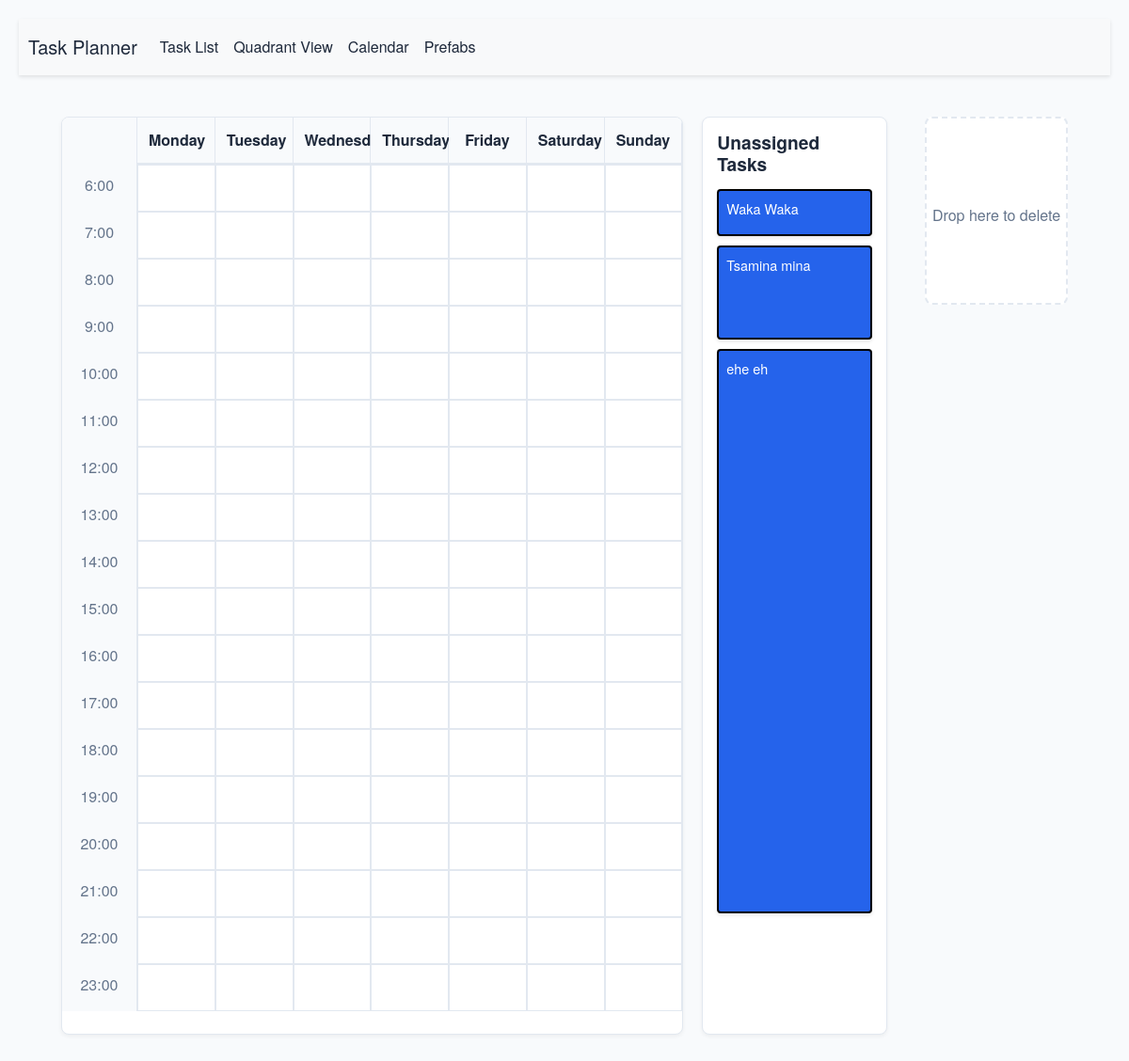
Page /calendar on the earlier database version.
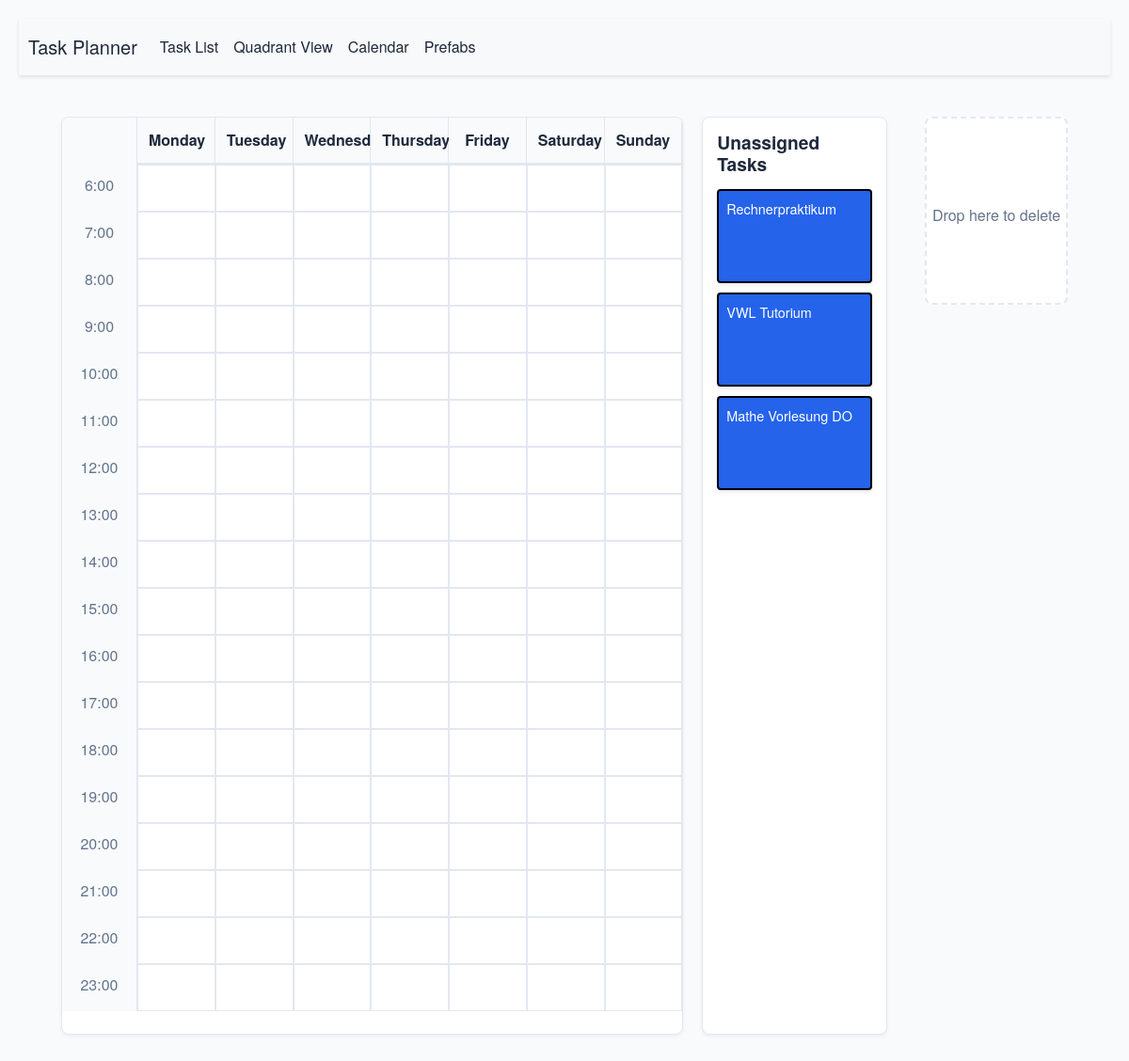
Same page on the later database version.
### app/models.py (models this page shows, shortened)
class Task(db.Model):
    __tablename__ = 'task'
    id = db.Column(db.Integer, primary_key=True)
    title = db.Column(db.String(100), nullable=False)
    description = db.Column(db.String(500))
    due_date = db.Column(db.DateTime, nullable=True)
    estimated_time = db.Column(db.Integer, default=1, nullable=False)
    priority = db.Column(db.Integer, CheckConstraint('priority BETWEEN 1 AND 5'), nullable=True)
    status = db.Column(db.Enum("to do", "doing", "done"), default="to do", nullable=False)
    reminder = db.Column(db.DateTime, nullable=True)
    created_at = db.Column(db.DateTime, default=datetime.utcnow)
    updated_at = db.Column(db.DateTime, onupdate=datetime.utcnow)
    quadrant = db.Column(db.String(50), nullable=True)
    calendar_date = db.Column(db.Date, nullable=True)
    start_time = db.Column(db.Time, nullable=True)
    duration_minutes = db.Column(db.Integer, nullable=True)
    assigned_day = db.Column(db.Integer, nullable=True)
    assigned_hour = db.Column(db.Integer, nullable=True)

### app/routes.py (the view)
@main.route('/calendar', methods=['GET'])
def calendar_view():
    tasks = Task.query.all()
    unassigned_tasks = Task.query.filter(Task.assigned_day.is_(None), Task.assigned_hour.is_(None)).all()
    return render_template('calendar.html', tasks=tasks, unassigned_tasks=unassigned_tasks)

### app/templates/calendar.html (shortened to what this page needs)
{% extends 'layout.html' %}
{% block main %}
<div class="calendar-container">
    <div class="calendar-grid" id="calendar-grid">
        <div class="header-row">
            <div class="time-slot-header"></div>
            {% for day in ["Monday", "Tuesday", "Wednesday", "Thursday", "Friday", "Saturday", "Sunday"] %}
            <div class="weekday-header" data-day="{{ loop.index0 }}">{{ day }}</div>
            {% endfor %}
        </div>
        {% for hour in range(6, 24) %}
        <div class="time-row">
            <div class="time-slot">{{ hour }}:00</div>
            {% for day in range(7) %}
            <div class="calendar-slot"
                 data-hour="{{ hour }}"
                 data-day="{{ day }}"
                 data-slot-index="{{ hour }}"
                 style="position: relative; min-height: 50px;">
            </div>
            {% endfor %}
        </div>
        {% endfor %}
    </div>
    <div class="task-list-container" id="task-list-container">
        <h4>Unassigned Tasks</h4>
        <div id="unassigned-tasks">
            {% for task in unassigned_tasks %}
            <div class="task-item"
                 draggable="true"
                 data-task-id="{{ task.id }}"
                 data-estimated-time="{{ (task.estimated_time or 1) * 50 }}"
                 data-slots-duration="{{ (task.estimated_time or 1)|int }}"
                 style="height: {{ (task.estimated_time or 1) * 50 }}px;">
                {{ task.title }}
            </div>
            {% endfor %}
        </div>
    </div>
</div>
{% endblock %}

### app/templates/layout.html (shortened to what this page needs)
<!DOCTYPE html>
<html lang="en">
<head>
    <link rel="stylesheet" href="https://maxcdn.bootstrapcdn.com/bootstrap/4.5.2/css/bootstrap.min.css">
    <link rel="stylesheet" href="{{ url_for('static', filename='css/styles.css') }}">
</head>
<body>
    <nav class="navbar navbar-expand-lg navbar-light bg-light">
        <a class="navbar-brand" href="{{ url_for('main.index') }}">Task Planner</a>
        <div class="collapse navbar-collapse" id="navbarNav">
            <ul class="navbar-nav">
                <li class="nav-item">
                    <a class="nav-link" href="{{ url_for('main.index') }}">Task List</a>
                </li>
                <li class="nav-item">
                    <a class="nav-link" href="{{ url_for('main.quadrant_view') }}">Quadrant View</a>
                </li>
                <li class="nav-item">
                    <a class="nav-link" href="{{ url_for('main.calendar_view') }}">Calendar</a>
                </li>
                <li class="nav-item">
                    <a class="nav-link" href="{{ url_for('main.prefabs') }}">Prefabs</a>
                </li>
            </ul>
        </div>
    </nav>
    <div class="container mt-4">
        {% block main %}{% endblock %}
    </div>
</body>
</html>

### app/static/css/styles.css (style rules this page uses)
:root { --primary-color: #2563eb; --primary-hover: #1d4ed8; --background-color: #f8fafc; --surface-color: #ffffff; --border-color: #e2e8f0; --text-primary: #1e293b; --text-secondary: #64748b; }
body { font-family: 'Helvetica Neue', Arial, sans-serif; background-color: var(--background-color); color: var(--text-primary); margin: 0; padding: 20px; }
.navbar { background-color: var(--surface-color); padding: 10px; box-shadow: 0 2px 4px rgba(0, 0, 0, 0.1); }
.navbar-brand, .navbar-nav .nav-link { color: var(--text-primary) !important; font-weight: 500; }
.calendar-container { display: flex; height: calc(100vh - 100px); gap: 20px; padding: 20px; }
.calendar-grid { flex-grow: 1; display: grid; grid-template-columns: 80px repeat(7, minmax(0, 1fr)); grid-auto-rows: min-content; border: 1px solid var(--border-color); background: var(--surface-color); overflow: auto; border-radius: 8px; box-shadow: 0 2px 4px rgba(0, 0, 0, 0.05); }
.header-row, .time-row { display: contents; }
.time-slot-header, .time-slot { width: 80px; text-align: center; font-weight: 500; padding: 10px; background-color: #f8fafc; border-right: 1px solid var(--border-color); color: var(--text-secondary); box-sizing: border-box; }
.weekday-header { background-color: #f8fafc; padding: 12px; font-weight: 600; text-align: center; border-right: 1px solid var(--border-color); border-bottom: 2px solid var(--border-color); width: 100%; box-sizing: border-box; }
.calendar-slot { position: relative; border: 1px solid var(--border-color); min-height: 50px; background-color: var(--surface-color); width: 100%; box-sizing: border-box; }
.task-item { position: absolute; left: 0; right: 0; background-color: var(--primary-color); color: white; padding: 8px; border-radius: 4px; overflow: hidden; width: 100%; box-sizing: border-box; cursor: move; font-size: 0.9em; box-shadow: 0 2px 4px rgba(0, 0, 0, 0.1); word-wrap: break-word; white-space: normal; z-index: 10; border: 2px solid black; }
.task-list-container { width: 250px; background-color: var(--surface-color); border: 1px solid var(--border-color); border-radius: 8px; padding: 15px; overflow-y: auto; max-height: 100%; box-shadow: 0 2px 4px rgba(0, 0, 0, 0.05); }
.task-list-container h4 { font-size: 1.2em; font-weight: 600; margin-bottom: 15px; color: var(--text-primary); }
#unassigned-tasks .task-item { position: relative; width: 100%; margin-bottom: 10px; }

Differences in the rows shown:
removed Task: {{ (task.estimated_time or 1) * 50 }} 50 (drawn), title "Waka Waka"
removed Task: {{ (task.estimated_time or 1) * 50 }} 100 (drawn), title "Tsamina mina"
removed Task: {{ (task.estimated_time or 1) * 50 }} 600 (drawn), title "ehe eh"
added Task: {{ (task.estimated_time or 1) * 50 }} 100 (drawn), title "Rechnerpraktikum"
added Task: {{ (task.estimated_time or 1) * 50 }} 100 (drawn), title "VWL Tutorium"
added Task: {{ (task.estimated_time or 1) * 50 }} 100 (drawn), title "Mathe Vorlesung DO"
